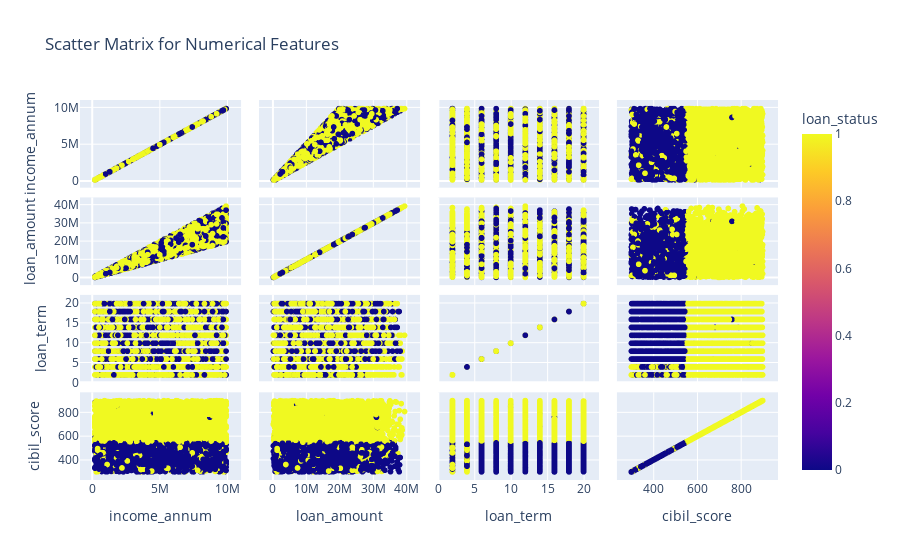

Here is the notebook cell this chart was saved with:
### Code cell
import warnings
warnings.filterwarnings('ignore')
# Pair plot for asset values and loan status
sns.set_palette("bright")
sns.pairplot(df, vars=asset_columns, hue='loan_status')
plt.show()

# Scatter matrix for numerical features
fig = px.scatter_matrix(df, dimensions=['income_annum', 'loan_amount', 'loan_term', 'cibil_score'], color='loan_status', title='Scatter Matrix for Numerical Features')
fig.show()

# Explanation -  There is a Direct Relationship between Luxury  Asset Value and Bank asset Value 
# Explanation -  Unapproved Loans has a lower CIBIL Score 
# Direct relationship between  income amount and Loan amount  (Column 2-Row 1)

### Figure 1 — Plotly figure (JSON) as saved in the notebook; plotly's stock layout.template omitted (floating-point values rounded to 4 significant figures; data arrays with more than 128 entries replaced by an {"elided": "..."} marker saying what was removed)
{"data": [{"dimensions": [{"axis": {"matches": true}, "label": "income_annum", "values": {"elided": "4269 int values"}}, {"axis": {"matches": true}, "label": "loan_amount", "values": {"elided": "4269 int values"}}, {"axis": {"matches": true}, "label": "loan_term", "values": {"elided": "4269 int values"}}, {"axis": {"matches": true}, "label": "cibil_score", "values": {"elided": "4269 int values"}}], "hovertemplate": "%{xaxis.title.text}=%{x}<br>%{yaxis.title.text}=%{y}<br>loan_status=%{marker.color}<extra></extra>", "legendgroup": "", "marker": {"color": {"elided": "4269 int values"}, "coloraxis": "coloraxis", "symbol": "circle"}, "name": "", "showlegend": false, "type": "splom"}], "layout": {"coloraxis": {"colorbar": {"title": {"text": "loan_status"}}, "colorscale": [[0, "#0d0887"], [0.1111, "#46039f"], [0.2222, "#7201a8"], [0.3333, "#9c179e"], [0.4444, "#bd3786"], [0.5556, "#d8576b"], [0.6667, "#ed7953"], [0.7778, "#fb9f3a"], [0.8889, "#fdca26"], [1, "#f0f921"]]}, "dragmode": "select", "legend": {"tracegroupgap": 0}, "title": {"text": "Scatter Matrix for Numerical Features"}}}
